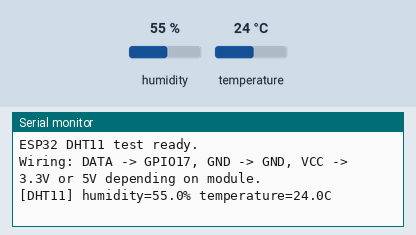
Bench run of a sketch on a simulated ESP32. Parts: the last lines printed to the serial monitor. Wiring (inferred from the names in the program): DHT11 sensor: data GPIO 17. Inputs (shaded band) come from the test bench; at power-on: humidity 55 %, temperature 24 °C.

Above: at 1.7 s.
1.8 s: humidity set to 22 %
At 3.7 s:
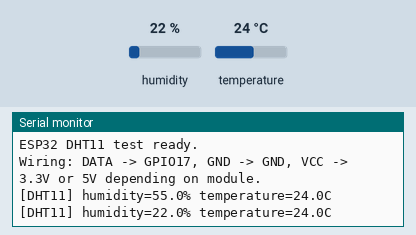
4.5 s: temperature set to 12 °C
At 6.1 s:
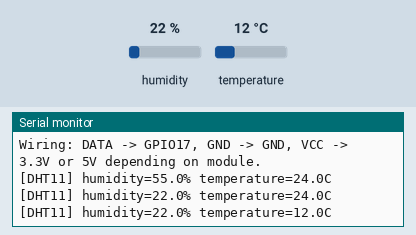
7.2 s: humidity set to 40 %
At 9.8 s:
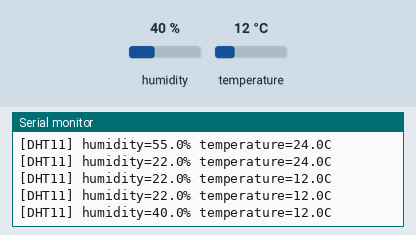
Timing chart, 0 to 11.3 s (numbered marks = the images above; inputs shaded):
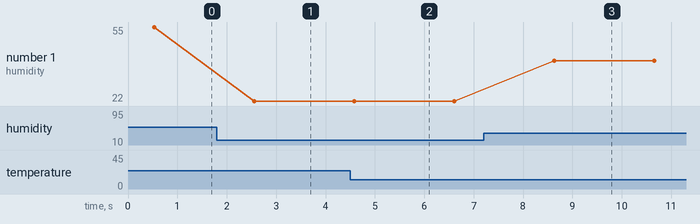

Measured:
- after the input at 1.8 s, the serial monitor: prints a new line after 0.75 s (image 1)
- after the input at 4.5 s, the serial monitor: prints a new line after 0.08 s (image 2)
- after the input at 7.2 s, the serial monitor: prints a new line after 1.4 s (image 3)
- plotted number 1: 55 → 22 after the input at 1.8 s, 22 → 40 after the input at 7.2 s

The sketch:

02_dht11_test.ino
```cpp
/*
  ESP32 + DHT11 温湿度验证模块

  接线：
  - DHT11 VCC -> 3.3V 或 5V（按你的模块标识）
  - DHT11 GND -> ESP32 GND
  - DHT11 DATA -> GPIO17
  - 如果你的 DHT11 模块是裸传感器，DATA 需上拉电阻；如果是带板模块，一般已自带上拉

  功能：
  1. 每 2 秒读取一次温湿度。
  2. 串口输出原始状态和解析结果。
  3. 便于验证接线、供电和传感器是否工作正常。
*/

#include <Arduino.h>

static const uint8_t PIN_DHT11 = 17;

struct Dht11Data {
  uint8_t humidityInt;
  uint8_t humidityDec;
  uint8_t tempInt;
  uint8_t tempDec;
  uint8_t checksum;
};

static bool readDht11(Dht11Data &data) {
  uint8_t bits[5] = {0, 0, 0, 0, 0};
  uint8_t byteIndex = 0;
  uint8_t bitIndex = 7;

  pinMode(PIN_DHT11, OUTPUT);
  digitalWrite(PIN_DHT11, HIGH);
  delay(1);
  digitalWrite(PIN_DHT11, LOW);
  delay(20);
  digitalWrite(PIN_DHT11, HIGH);
  delayMicroseconds(30);

  pinMode(PIN_DHT11, INPUT_PULLUP);

  uint32_t t = micros();
  while (digitalRead(PIN_DHT11) == HIGH) {
    if (micros() - t > 100) return false;
  }
  t = micros();
  while (digitalRead(PIN_DHT11) == LOW) {
    if (micros() - t > 100) return false;
  }
  t = micros();
  while (digitalRead(PIN_DHT11) == HIGH) {
    if (micros() - t > 100) return false;
  }

  for (int i = 0; i < 40; i++) {
    t = micros();
    while (digitalRead(PIN_DHT11) == LOW) {
      if (micros() - t > 100) return false;
    }
    uint32_t highStart = micros();
    while (digitalRead(PIN_DHT11) == HIGH) {
      if (micros() - highStart > 120) break;
    }
    uint32_t highDuration = micros() - highStart;
    uint8_t bitValue = (highDuration > 40) ? 1 : 0;

    bits[byteIndex] <<= 1;
    bits[byteIndex] |= bitValue;

    if (bitIndex == 0) {
      bitIndex = 7;
      byteIndex++;
    } else {
      bitIndex--;
    }
  }

  data.humidityInt = bits[0];
  data.humidityDec = bits[1];
  data.tempInt = bits[2];
  data.tempDec = bits[3];
  data.checksum = bits[4];

  uint8_t sum = (uint8_t)(bits[0] + bits[1] + bits[2] + bits[3]);
  return sum == bits[4];
}

void setup() {
  Serial.begin(115200);
  delay(500);
  pinMode(PIN_DHT11, INPUT_PULLUP);

  Serial.println();
  Serial.println(F("ESP32 DHT11 test ready."));
  Serial.println(F("Wiring: DATA -> GPIO17, GND -> GND, VCC -> 3.3V or 5V depending on module."));
}

void loop() {
  Dht11Data data{};
  bool ok = readDht11(data);

  if (ok) {
    float humidity = data.humidityInt + data.humidityDec / 10.0f;
    float temperature = data.tempInt + data.tempDec / 10.0f;

    Serial.print(F("[DHT11] humidity="));
    Serial.print(humidity, 1);
    Serial.print(F("% temperature="));
    Serial.print(temperature, 1);
    Serial.println(F("C"));
  } else {
    Serial.println(F("[DHT11] read failed"));
  }

  delay(2000);
}
```
